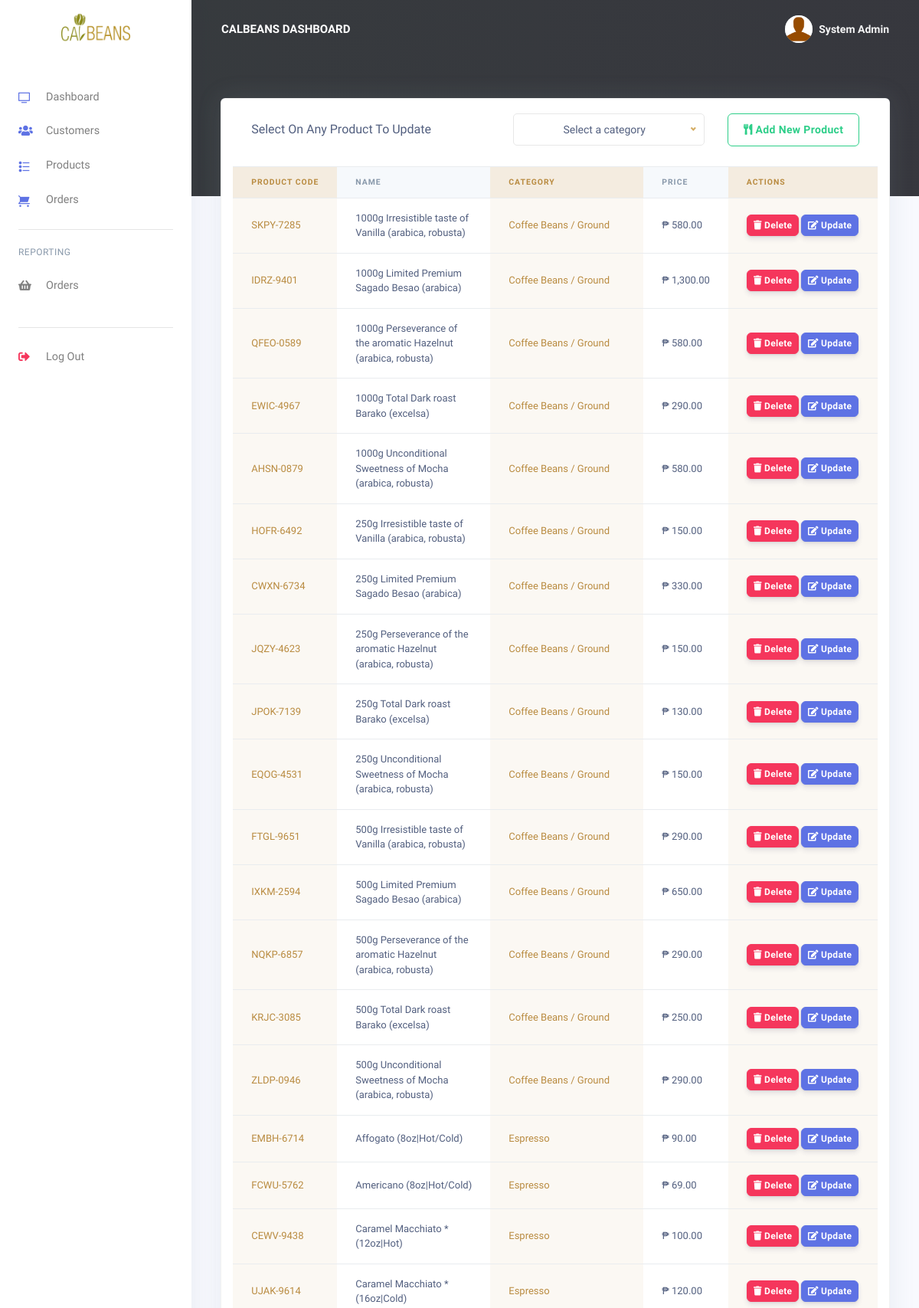
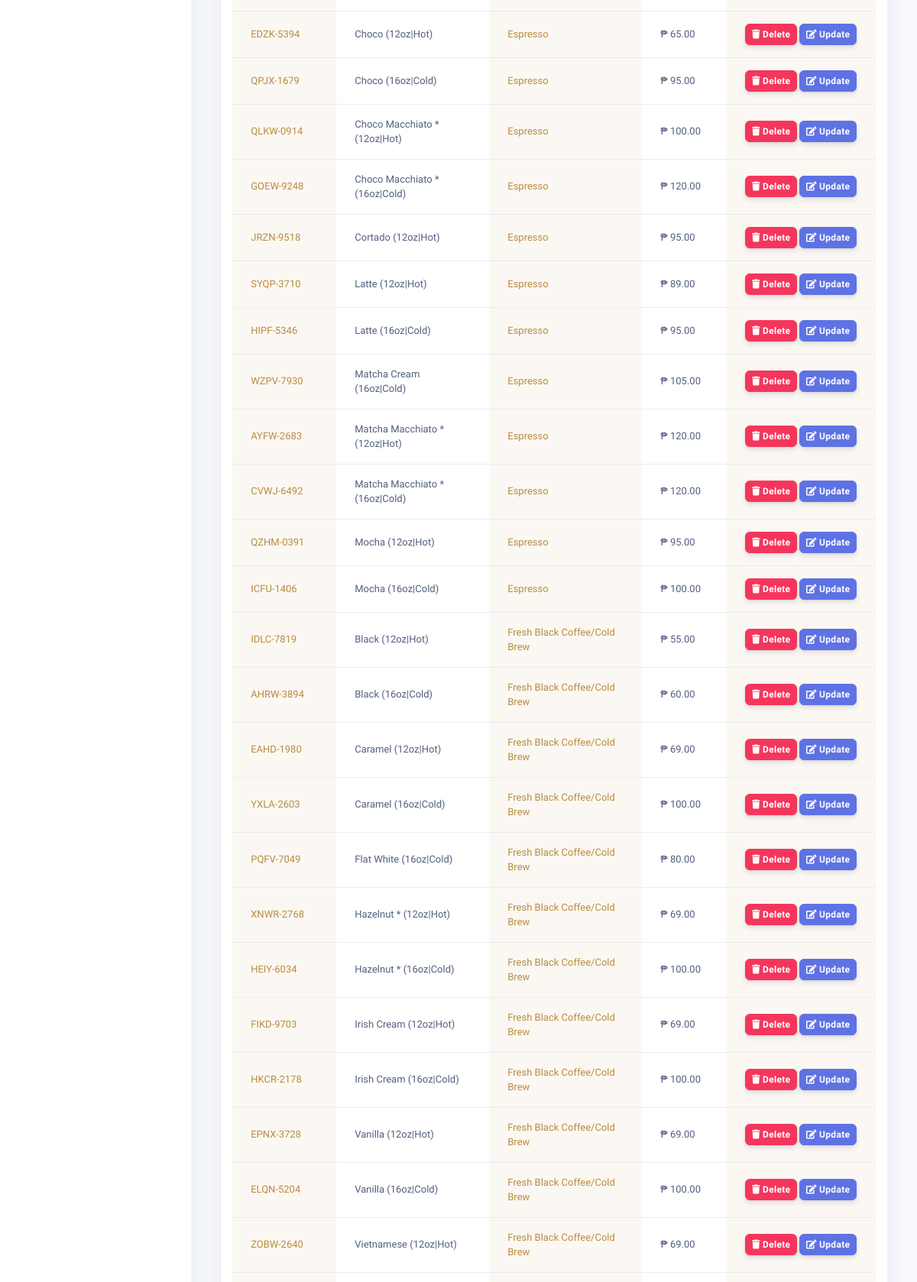
Screenshot of /dashboard/admin/products.php (signed in, upper part) with the database file from the repository (2 pictures, top to bottom).
### tables this page shows
CREATE TABLE `rpos_admin` (
  `admin_id` varchar(200) NOT NULL,
  `admin_name` varchar(200) NOT NULL,
  `admin_email` varchar(200) NOT NULL,
  `admin_password` varchar(200) NOT NULL
);

CREATE TABLE `rpos_products` (
  `prod_id` varchar(200) NOT NULL,
  `prod_code` varchar(200) NOT NULL,
  `prod_name` varchar(200) NOT NULL,
  `prod_img` varchar(200) NOT NULL,
  `prod_desc` longtext NOT NULL,
  `prod_price` varchar(200) NOT NULL,
  `created_at` timestamp(6) NOT NULL DEFAULT current_timestamp(6) ON UPDATE current_timestamp(6),
  `prod_category` varchar(255) DEFAULT NULL
);

### dashboard/admin/products.php (the view, shortened to what this page needs)
<!DOCTYPE html>
<html lang="{{ str_replace('_', '-', app()->getLocale()) }}">
<head>
<?php
include('config/config.php');
require_once('partials/_head.php');
?>
<link rel="stylesheet" href="../../assets/css/nice-select.css" />
<link rel="stylesheet" href="../../assets/css/dashboard.css">
<link rel="stylesheet" href="../../assets/css/calbeans-style.css">
<body>
  <?php
  require_once('partials/_sidebar.php');
  ?>
  <div class="main-content">
    <?php
    require_once('partials/_topnav.php');
    ?>
    <div class="container-fluid mt--8">
      <div class="row">
        <div class="col mx-auto card shadow">
            <section class="row mx-0 py-2">
              <div class="card-header border-0 col-xl-5 col-lg-4 col-md-8 col-sm-10 col-11 text-lg-left text-center mx-auto">
                Select On Any Product To Update
              </div>
              <div class="__menu-select-ctn col-xl-4 col-lg-4 col-md-6 col-sm-6 col-8  mx-auto d-flex justify-content-start align-items-center">
              </div>
              <div class="col-xl-3 col-lg-4 col-md-6 col-sm-6 col-12  mx-auto d-flex mt-sm-0 mt-3 justify-content-md-start justify-content-center align-items-center">
                <a href="add_product.php" class="btn btn-outline-success">
                <i class="fas fa-utensils"></i>
                Add New Product</a>
              </div>
            </section>
            <div class="table-responsive mt-lg-2 mt-md-4 mt-5">
              <table class="table align-items-center table-flush">
                <thead class="thead-light">
                  <tr>
                    <th class="__prod_code __col-odd"scope="col">Product Code</th>
                    <th class="__prod_name" scope="col">Name</th>
                    <th class="__prod_category __col-odd" scope="col">Category</th>
                    <th class="__prod_price" scope="col">Price</th>
                    <th class="__col-odd" scope="col">Actions</th>
                  </tr>
                </thead>
                <tbody>
                  <?php
                  $ret = "SELECT * FROM rpos_products ORDER BY prod_category ASC, prod_name ASC, created_at DESC";
                  $stmt = $mysqli->prepare($ret);
                  $stmt->execute();
                  $res = $stmt->get_result();
                  while ($prod = $res->fetch_object()) {
                  ?>
                  <tr value="<?php echo $prod->prod_category; ?>" class="prod_category_row">
                      <td class = "__prod_code __col-odd"><?php echo $prod->prod_code; ?></td>
                      <td class = "__prod_name"><?php echo $prod->prod_name; ?></td>
                      <td class = "__prod_category __col-odd"><?php echo $prod->prod_category; ?></td>
                      <td class = "__prod_price">₱ <?php echo $prod->prod_price; ?></td>
                      <td class = "__prod_id __col-odd">
                        <a href="products.php?delete=<?php echo $prod->prod_id; ?>">
                          <button class="btn btn-sm btn-danger">
                            <i class="fas fa-trash"></i>
                            Delete
                          </button>
                        </a>
                        <a href="update_product.php?update=<?php echo $prod->prod_id; ?>">
                          <button class="btn btn-sm btn-primary">
                            <i class="fas fa-edit"></i>
                            Update
                          </button>
                        </a>
                      </td>
                  </tr>
                  <?php } ?>
                </tbody>
              </table>
            </div>
        </div>
      </div>
    </div>
  </div>
</body>
</html>

### dashboard/admin/partials/_sidebar.php (shortened to what this page needs)
<?php
$admin_id = $_SESSION['admin_id'];
$ret = "SELECT * FROM  rpos_admin  WHERE admin_id = '$admin_id'";
$stmt = $mysqli->prepare($ret);
$stmt->execute();
$res = $stmt->get_result();
while ($admin = $res->fetch_object()) {
?>
  <nav class="navbar navbar-vertical fixed-left navbar-expand-md navbar-light bg-white" id="sidenav-main">
    <div class="container-fluid">
      <a class="navbar-brand pt-0" href="dashboard.php">
        <img src="assets/img/brand/repos.png" class="navbar-brand-img" alt="...">
      </a>
      <div class="collapse navbar-collapse" id="sidenav-collapse-main">
        <ul class="navbar-nav">
          <li class="nav-item">
            <a class="nav-link" href="dashboard.php">
              <i class="ni ni-tv-2 text-primary"></i> Dashboard
            </a>
          </li>
          <li class="nav-item">
            <a class="nav-link" href="customes.php">
              <i class="fas fa-users text-primary"></i> Customers
            </a>
          </li>
          <li class="nav-item">
            <a class="nav-link" href="products.php">
              <i class="ni ni-bullet-list-67 text-primary"></i>Products
            </a>
          </li>
          <li class="nav-item">
            <a class="nav-link" href="orders.php">
              <i class="ni ni-cart text-primary"></i> Orders
            </a>
          </li>
        </ul>
        <hr class="my-3">
        <h6 class="navbar-heading text-muted">Reporting</h6>
        <ul class="navbar-nav mb-md-3">
          <li class="nav-item">
            <a class="nav-link" href="orders_reports.php">
              <i class="fas fa-shopping-basket"></i> Orders
            </a>
          </li>
        </ul>
        <hr class="my-3">
        <ul class="navbar-nav mb-md-3">
          <li class="nav-item">
            <a class="nav-link" href="logout.php">
              <i class="fas fa-sign-out-alt text-danger"></i> Log Out
            </a>
          </li>
        </ul>
      </div>
    </div>
  </nav>
<?php } ?>

### dashboard/admin/partials/_topnav.php (shortened to what this page needs)
<?php
$admin_id = $_SESSION['admin_id'];
$ret = "SELECT * FROM  rpos_admin  WHERE admin_id = '$admin_id'";
$stmt = $mysqli->prepare($ret);
$stmt->execute();
$res = $stmt->get_result();
while ($admin = $res->fetch_object()) {
?>
    <nav class="navbar navbar-top navbar-expand-md navbar-dark" id="navbar-main">
        <div class="container-fluid">
            <a class="h4 mb-0 text-white text-uppercase d-none d-lg-inline-block" href="dashboard.php"><?php  ?> Calbeans Dashboard</a>
            <ul class="navbar-nav align-items-center d-none d-md-flex">
                <li class="nav-item dropdown">
                    <a class="nav-link pr-0" href="#" role="button" data-toggle="dropdown" aria-haspopup="true" aria-expanded="false">
                        <div class="media align-items-center">
                            <span class="avatar avatar-sm rounded-circle">
                                <img alt="Image placeholder" src="assets/img/theme/user-a-min.png">
                            </span>
                            <div class="media-body ml-2 d-none d-lg-block">
                                <span class="mb-0 text-sm  font-weight-bold"><?php echo $admin->admin_name; ?></span>
                            </div>
                        </div>
                    </a>
                </li>
            </ul>
        </div>
    </nav>
<?php } ?>

### assets/css/dashboard.css (style rules this page uses)
.__prod_code, .__prod_name, .__prod_category, .__prod_price { width: 0; }
.__prod_name, .__prod_category { white-space: break-spaces !important; }
.main-content .col { max-width: fit-content; }
tr .__col-odd { background: #b98b4010 ; }
thead > tr .__col-odd { background: #b98b4029 !important; }
.__col-odd { color: #b98b40 !important; }
@media (min-width: 576px) { .__prod_name, .__prod_category { width: 100px; } }
@media (min-width: 992px) { .__prod_name, .__prod_category { width: 200px; } }
@media (min-width: 1200px) { .__prod_name, .__prod_category { width: 200px; } }

### assets/css/calbeans-style.css (style rules this page uses)
:root { --primary: #d4ac63; --text: #636363; --nav-text: #c3d4e4; --nav-color: #2c3639; --light: #f6f1ea; }
body { font-family: "Chivo", sans-serif; font-weight: normal; font-style: normal; font-size: 16px; }
h3, h4, h5, h6, h6 { font-family: "Chivo", sans-serif; color: var(--default-temp_color-202738); margin-top: 0px; font-style: normal; font-weight: 500; text-transform: normal; }

### assets/css/styles-color.css (style rules this page uses)
:root { --color-1: #2c3639; --color-2: #3f4e4f; --color-3: #e8c07d; --color-4: #dcd7c9; --black: #000; --white: #fff; --white-2: #eee; --default-temp_color-4cd3e3: #4cd3e3; --default-temp_color-415094: #415094; --default-temp_color-828bb2: #828bb2; --default-temp_color-202738: #202738; --default-temp_color-c46b48: #d4ac63; --default-temp_color-d6a04c: #d6a04c; --default-temp_color-777777: #777777; --default-temp_color-888888: #888888; --default-temp_color-999999: #999999; --default-temp_color-777: #777; --default-temp_color-636363: #636363; --default-temp_color-f1f1f1: #f1f1f1; --default-temp_color-f9f9ff: #f9f9ff; --default-temp_color-c3d4e4: #c3d4e4; --default-temp_color-f0e9ff: #f0e9ff; --default-temp_color-fbf9ff: #fbf9ff; --genric-btn-link: #415094; --genric-btn-info: #38a4ff; --genric-btn-danger: #f44a40; --genric-btn-warning: #f4e700; }

### rows the page displays
rpos_admin: admin_name "System Admin"
rpos_products: prod_code "SKPY-7285", prod_name "1000g Irresistible taste of Vanilla (arabica, robusta)", prod_category "Coffee Beans / Ground", prod_price "580.00"
rpos_products: prod_code "IDRZ-9401", prod_name "1000g Limited Premium Sagado Besao (arabica)", prod_category "Coffee Beans / Ground", prod_price "1,300.00"
rpos_products: prod_code "QFEO-0589", prod_name "1000g Perseverance of the aromatic Hazelnut (arabica, robusta)", prod_category "Coffee Beans / Ground", prod_price "580.00"
rpos_products: prod_code "EWIC-4967", prod_name "1000g Total Dark roast Barako (excelsa)", prod_category "Coffee Beans / Ground", prod_price "290.00"
rpos_products: prod_code "AHSN-0879", prod_name "1000g Unconditional Sweetness of Mocha (arabica, robusta)", prod_category "Coffee Beans / Ground", prod_price "580.00"
rpos_products: prod_code "HOFR-6492", prod_name "250g Irresistible taste of Vanilla (arabica, robusta)", prod_category "Coffee Beans / Ground", prod_price "150.00"
rpos_products: prod_code "CWXN-6734", prod_name "250g Limited Premium Sagado Besao (arabica)", prod_category "Coffee Beans / Ground", prod_price "330.00"
rpos_products: prod_code "JQZY-4623", prod_name "250g Perseverance of the aromatic Hazelnut (arabica, robusta)", prod_category "Coffee Beans / Ground", prod_price "150.00"
rpos_products: prod_code "JPOK-7139", prod_name "250g Total Dark roast Barako (excelsa)", prod_category "Coffee Beans / Ground", prod_price "130.00"
rpos_products: prod_code "EQOG-4531", prod_name "250g Unconditional Sweetness of Mocha (arabica, robusta)", prod_category "Coffee Beans / Ground", prod_price "150.00"
rpos_products: prod_code "FTGL-9651", prod_name "500g Irresistible taste of Vanilla (arabica, robusta)", prod_category "Coffee Beans / Ground", prod_price "290.00"
rpos_products: prod_code "IXKM-2594", prod_name "500g Limited Premium Sagado Besao (arabica)", prod_category "Coffee Beans / Ground", prod_price "650.00"
rpos_products: prod_code "NQKP-6857", prod_name "500g Perseverance of the aromatic Hazelnut (arabica, robusta)", prod_category "Coffee Beans / Ground", prod_price "290.00"
rpos_products: prod_code "KRJC-3085", prod_name "500g Total Dark roast Barako (excelsa)", prod_category "Coffee Beans / Ground", prod_price "250.00"
rpos_products: prod_code "ZLDP-0946", prod_name "500g Unconditional Sweetness of Mocha (arabica, robusta)", prod_category "Coffee Beans / Ground", prod_price "290.00"
rpos_products: prod_code "EMBH-6714", prod_name "Affogato (8oz|Hot/Cold)", prod_category "Espresso", prod_price "90.00"
rpos_products: prod_code "FCWU-5762", prod_name "Americano (8oz|Hot/Cold)", prod_category "Espresso", prod_price "69.00"
rpos_products: prod_code "CEWV-9438", prod_name "Caramel Macchiato * (12oz|Hot)", prod_category "Espresso", prod_price "100.00"
rpos_products: prod_code "UJAK-9614", prod_name "Caramel Macchiato * (16oz|Cold)", prod_category "Espresso", prod_price "120.00"
rpos_products: prod_code "EDZK-5394", prod_name "Choco (12oz|Hot)", prod_category "Espresso", prod_price "65.00"
rpos_products: prod_code "QPJX-1679", prod_name "Choco (16oz|Cold)", prod_category "Espresso", prod_price "95.00"
rpos_products: prod_code "QLKW-0914", prod_name "Choco Macchiato * (12oz|Hot)", prod_category "Espresso", prod_price "100.00"
rpos_products: prod_code "GOEW-9248", prod_name "Choco Macchiato * (16oz|Cold)", prod_category "Espresso", prod_price "120.00"
rpos_products: prod_code "JRZN-9518", prod_name "Cortado (12oz|Hot)", prod_category "Espresso", prod_price "95.00"
rpos_products: prod_code "SYQP-3710", prod_name "Latte (12oz|Hot)", prod_category "Espresso", prod_price "89.00"
rpos_products: prod_code "HIPF-5346", prod_name "Latte (16oz|Cold)", prod_category "Espresso", prod_price "95.00"
rpos_products: prod_code "WZPV-7930", prod_name "Matcha Cream (16oz|Cold)", prod_category "Espresso", prod_price "105.00"
rpos_products: prod_code "AYFW-2683", prod_name "Matcha Macchiato * (12oz|Hot)", prod_category "Espresso", prod_price "120.00"
rpos_products: prod_code "CVWJ-6492", prod_name "Matcha Macchiato * (16oz|Cold)", prod_category "Espresso", prod_price "120.00"
rpos_products: prod_code "QZHM-0391", prod_name "Mocha (12oz|Hot)", prod_category "Espresso", prod_price "95.00"
rpos_products: prod_code "ICFU-1406", prod_name "Mocha (16oz|Cold)", prod_category "Espresso", prod_price "100.00"
rpos_products: prod_code "IDLC-7819", prod_name "Black (12oz|Hot)", prod_category "Fresh Black Coffee/Cold Brew", prod_price "55.00"
rpos_products: prod_code "AHRW-3894", prod_name "Black (16oz|Cold)", prod_category "Fresh Black Coffee/Cold Brew", prod_price "60.00"
rpos_products: prod_code "EAHD-1980", prod_name "Caramel (12oz|Hot)", prod_category "Fresh Black Coffee/Cold Brew", prod_price "69.00"
rpos_products: prod_code "YXLA-2603", prod_name "Caramel (16oz|Cold)", prod_category "Fresh Black Coffee/Cold Brew", prod_price "100.00"
rpos_products: prod_code "PQFV-7049", prod_name "Flat White (16oz|Cold)", prod_category "Fresh Black Coffee/Cold Brew", prod_price "80.00"
rpos_products: prod_code "XNWR-2768", prod_name "Hazelnut * (12oz|Hot)", prod_category "Fresh Black Coffee/Cold Brew", prod_price "69.00"
rpos_products: prod_code "HEIY-6034", prod_name "Hazelnut * (16oz|Cold)", prod_category "Fresh Black Coffee/Cold Brew", prod_price "100.00"
rpos_products: prod_code "FIKD-9703", prod_name "Irish Cream (12oz|Hot)", prod_category "Fresh Black Coffee/Cold Brew", prod_price "69.00"
rpos_products: prod_code "HKCR-2178", prod_name "Irish Cream (16oz|Cold)", prod_category "Fresh Black Coffee/Cold Brew", prod_price "100.00"
rpos_products: prod_code "EPNX-3728", prod_name "Vanilla (12oz|Hot)", prod_category "Fresh Black Coffee/Cold Brew", prod_price "69.00"
rpos_products: prod_code "ELQN-5204", prod_name "Vanilla (16oz|Cold)", prod_category "Fresh Black Coffee/Cold Brew", prod_price "100.00"
rpos_products: prod_code "ZOBW-2640", prod_name "Vietnamese (12oz|Hot)", prod_category "Fresh Black Coffee/Cold Brew", prod_price "69.00"
